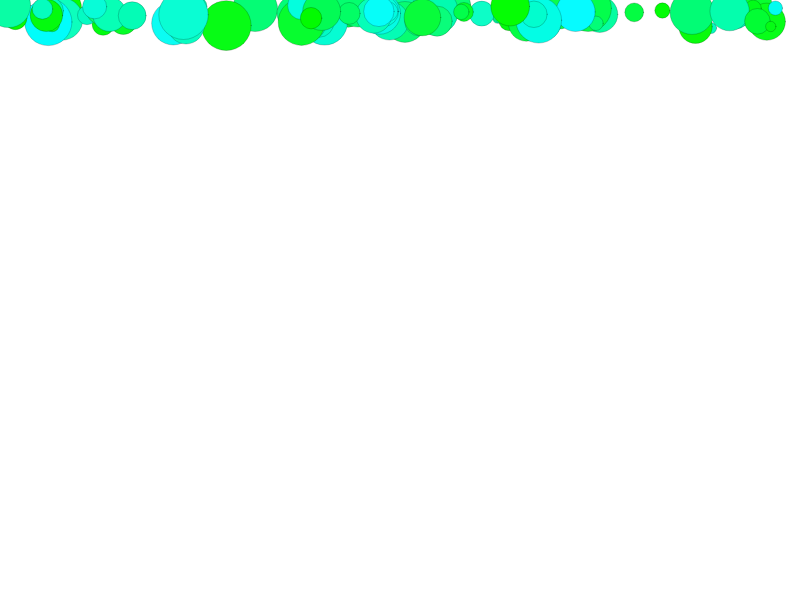
Frame 1 (no input)
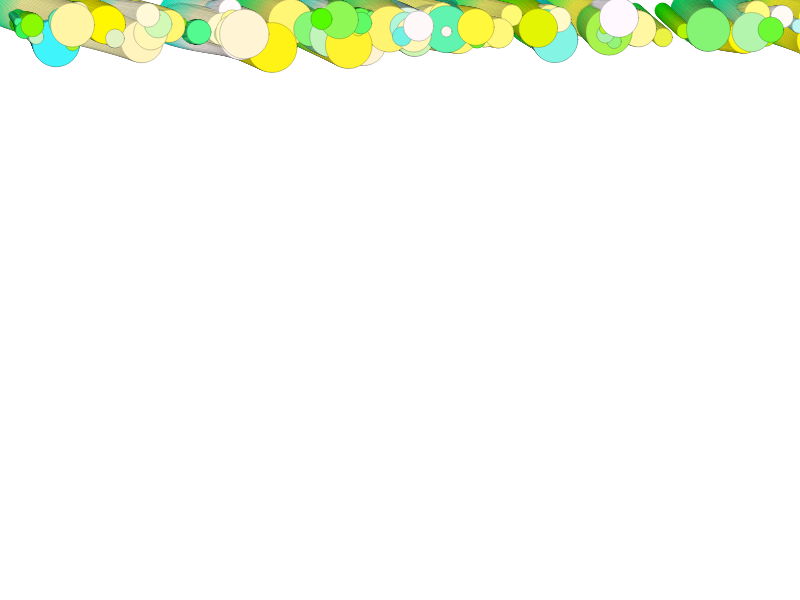
Frame 60 (no input)
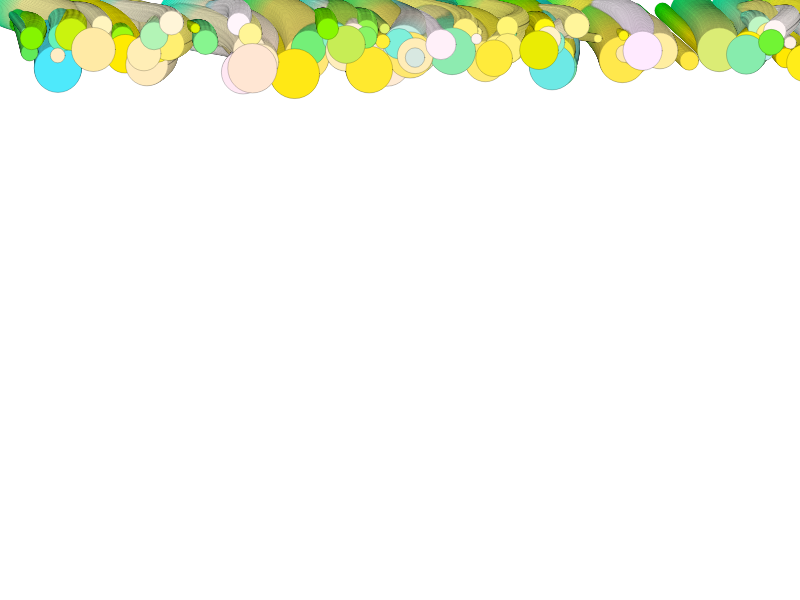
Frame 120 (the mouse pressed at the canvas centre since frame 60)

The p5.js sketch that drew these frames (run headless with seeded random() and noise() and a simulated clock; from frame 60 on, the mouse is pressed at the canvas centre):

// p5.js sketch
// ── sketch.js

let ponti=[];

function setup() {
  createCanvas(800, 600);
  for(let i=0; i<200; i++){
  ponti[i] = new pont(-20,-20)
  }
}


function draw() {
 strokeWeight(0.2);

  for(let i=0; i<100; i++){
  ponti[i].fall(); 
  ponti[i].display();}

}



function pont(x,y){
  this.x=x+random(20,800);//xekseni yayılım
  this.y=y+random(20,40);//yekseni yayılım
  this.ang=0;
  this.rnd=random(10,100);//sin değeri katsayı
  this.rnd2=random(1,10);//cos değeri katsayı
  this.rnd3=random(8,50);//çap
  this.rnd6=random(0,255);//renk
  this.rnd4=random(50,100);//büyük sin
  this.rnd5=random(20,40);//büyük cos
  this.angrnd=0.5;
  this.rnd7=random(150,200);//küçük sin
  this.rnd8=random(50,60);//küçük cos
  
  
  this.fall=function(){
    //küçük yarıçaplılar daha yavaş insin
    if(this.rnd3<20){
     this.sina=sin(frameCount/this.rnd7)*this.rnd
     this.cosa=this.ang+cos(frameCount/this.rnd8)*this.rnd2
     this.ang+=(this.rnd3/this.angrnd)/80}
    
    
    //büyük yarıçaplılar daha hızlı insin
    else{
     this.sina=sin(frameCount/this.rnd4)*this.rnd
     this.cosa=this.ang+cos(frameCount/this.rnd5)*this.rnd2
     this.ang+=(this.rnd3/this.angrnd)/200
        }
  }
    
  
  this.display=function(){
     this.colr1=map(this.sina*25,0,800,0,255)//sağdan sola renk değişimi
     this.colr2=map(this.cosa,600,0,0,255)//yukardan aşağıya renk değişimi
     this.c=color(this.colr1,this.colr2,this.rnd6)//daire renk
     this.s=color(this.colr2,this.rnd6,this.colr1)//stroke renk
    fill(this.c);
    stroke(0)
    circle(this.x+this.sina, this.y+this.cosa,this.rnd3)//çizdir
   
  }

}

  
 
